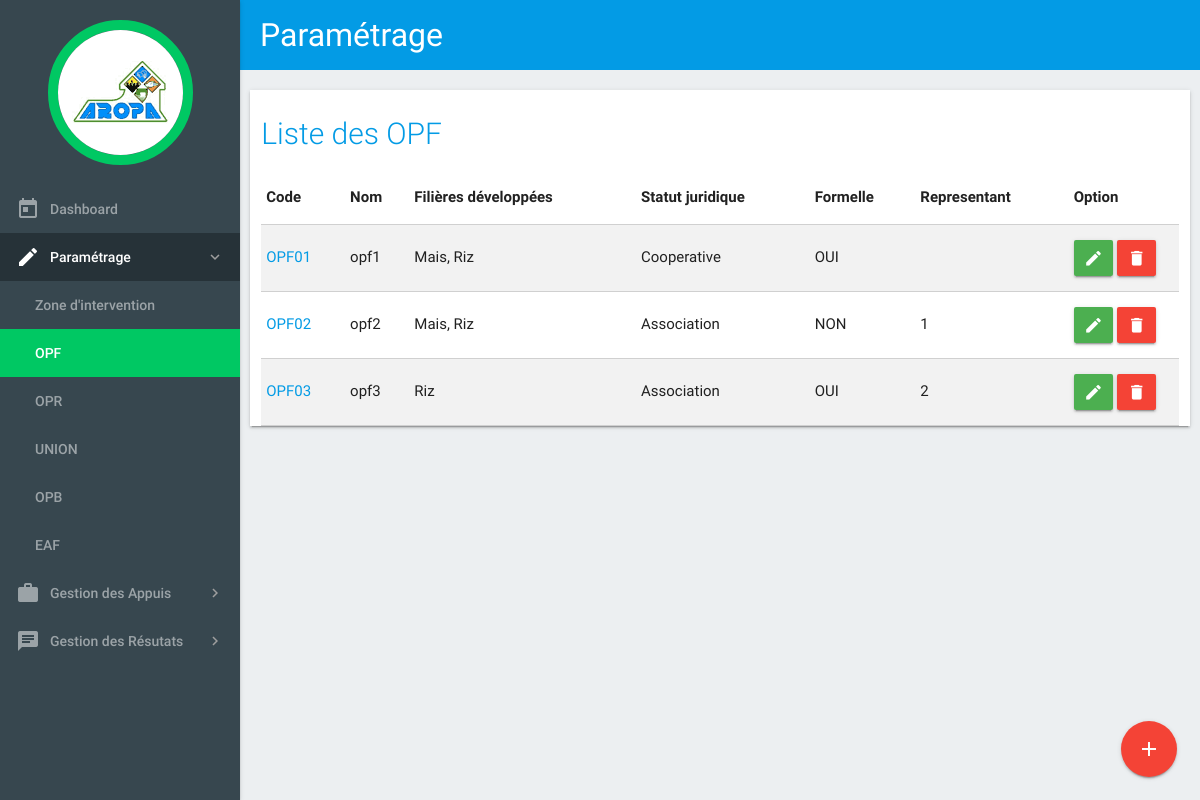
Page /index.php/c_parametre/liste_opf on the committed database.
### tables this page shows
CREATE TABLE `opf` (
  `ID_OPF` int(11) NOT NULL,
  `ID_FOKONTANY` int(11) NOT NULL,
  `CODE_OPF` varchar(20) DEFAULT NULL,
  `NOM_OPF` varchar(100) DEFAULT NULL,
  `DATE_CREATION` date DEFAULT NULL,
  `STATUT` varchar(50) DEFAULT NULL,
  `FORMELLE` tinyint(1) DEFAULT NULL,
  `ID_REPRESENTANT` int(11) DEFAULT NULL,
  `CONTACT` text,
  `OBSERVATION` varchar(255) DEFAULT NULL
);

### application/views/templates.php (called while the page is built, shortened)
<?php
	$this->load->view("templates/header");
	$this->load->view($contents);

### application/controllers/C_parametre.php (called while the page is built, shortened)
<?php
	class C_parametre extends CI_Controller {
        public function liste_opf(){
            $this->load->model('M_op');
            $data['titre'] = 'Paramétrage';
            $data['contents'] = 'liste_opf';
            $data['opfListe'] = $this->M_op->getOpf();
            $this->load->view('templates',$data);
        }
	}

### index.php (called while the page is built, shortened)
<?php
require_once BASEPATH.'core/CodeIgniter.php';

### application/models/M_op.php (called while the page is built, shortened)
<?php
	class M_op extends CI_Model {
        public function getOpf(){
            $this->db->select('opf.ID_OPF,opf.CODE_OPF,opf.NOM_OPF,opf.STATUT,opf.FORMELLE,opf.ID_REPRESENTANT,GROUP_CONCAT( NOM_FILIERE SEPARATOR "," )  FILIERES');
            $this->db->from('opf');
            $this->db->join('opf_filieres','opf_filieres.ID_OPF = opf.ID_OPF');
            $this->db->join('filieres','filieres.ID_FILIERE = opf_filieres.ID_FILIERE');
            $this->db->group_by('opf.ID_OPF,opf.CODE_OPF,opf.NOM_OPF,opf.STATUT,opf.FORMELLE,opf.ID_REPRESENTANT');
            $query = $this->db->get();
            return $query->result();
        }
	}

### application/views/liste_opf.php (the view, shortened to what this page needs)
<main>
    <div class="container1">
        <div class="row z-depth-1">
            <div class="col s12">
                <h2 class="header">Liste des OPF </h2>
                <table class="bordered striped">
                    <thead>
                    <tr>
                        <th>Code</th>
                        <th>Nom</th>
                        <th>Filières développées</th>
                        <th>Statut juridique</th>
                        <th>Formelle</th>
                        <th>Representant</th>
                        <th width="12%">Option</th>
                    </tr>
                    </thead>
                    <tbody>
                    <?php foreach($opfListe as $opf) { ?>
                    <tr>
                        <td><a href="<?php echo base_url()?>c_parametre/fiche_op/opf/<?php echo $opf->ID_OPF ?>"><?php echo $opf->CODE_OPF ?></a></td>
                        <td><?php echo $opf->NOM_OPF ?></td>
                        <td><?php echo $opf->FILIERES ?></td>
                        <td><?php echo $opf->STATUT ?></td>
                        <td><?php if($opf->FORMELLE == 1) echo 'OUI'; else echo 'NON' ?></td>
                        <td><?php echo $opf->ID_REPRESENTANT ?></td>
                        <td>
                            <a href="#!" class="waves-effect waves-light green btn edit" data-id="<?php echo $opf->ID_OPF ?>"><i class="material-icons">edit</i></a>
                            <a href="#!" class="waves-effect waves-light red btn delete" data-id="<?php echo $opf->ID_OPF ?>"><i class="material-icons">delete</i></a>
                        </td>
                    </tr>
                    <?php } ?>
                    </tbody>
                </table>
                <div class="fixed-action-btn">
                    <a href="<?php echo base_url(); ?>c_parametre/ajout_opf" class="btn-floating btn-large red">
                        <i class="large material-icons">add</i>
                    </a>
                </div>
            </div>
        </div>
    </div>
</main>

### assets/css/style.css (style rules this page uses)
body { background-color: #eceff1; }
.container1 { padding: 20px 10px 5px 10px ; }
header, main, footer { padding-left: 240px; }
.material-icons { font-family: 'Material Icons'; font-weight: normal; font-style: normal; font-size: 24px; line-height: 1; letter-spacing: normal; text-transform: none; display: inline-block; white-space: nowrap; word-wrap: normal; direction: ltr; -moz-font-feature-settings: 'liga'; -moz-osx-font-smoothing: grayscale; }
.header { color: #039be5; font-weight: 300; font-size: 2.0rem; }
.row { background-color: #ffffff; }
td a.btn { padding: 0 10px; }

### rows in the picture
opf: CODE_OPF "OPF01", NOM_OPF "opf1", FILIERES "Mais, Riz", STATUT "Cooperative", FORMELLE "OUI"
opf: CODE_OPF "OPF02", NOM_OPF "opf2", FILIERES "Mais, Riz", STATUT "Association", FORMELLE "NON", ID_REPRESENTANT "1"
opf: CODE_OPF "OPF03", NOM_OPF "opf3", FILIERES "Riz", STATUT "Association", FORMELLE "OUI", ID_REPRESENTANT "2"

### other values in the picture
$titre "Paramétrage"
